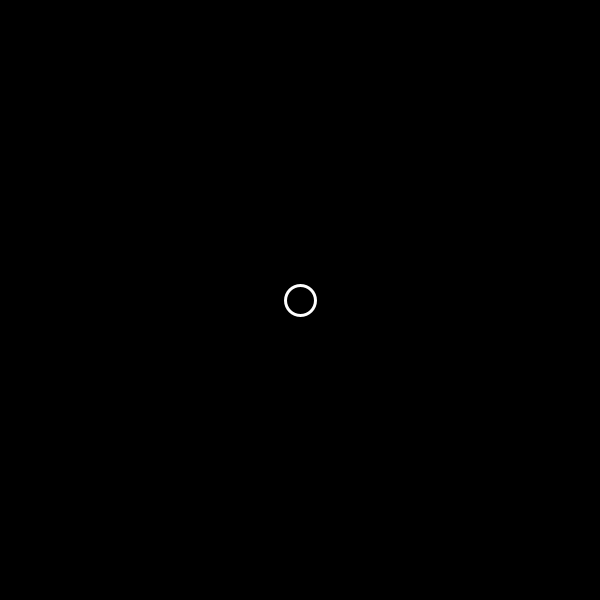
Frame 1 (no input)
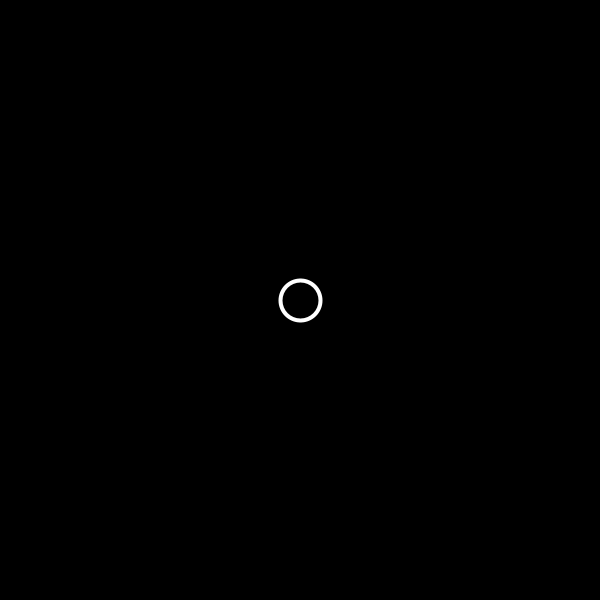
Frame 60 (the mouse pressed at the canvas centre just before this capture)
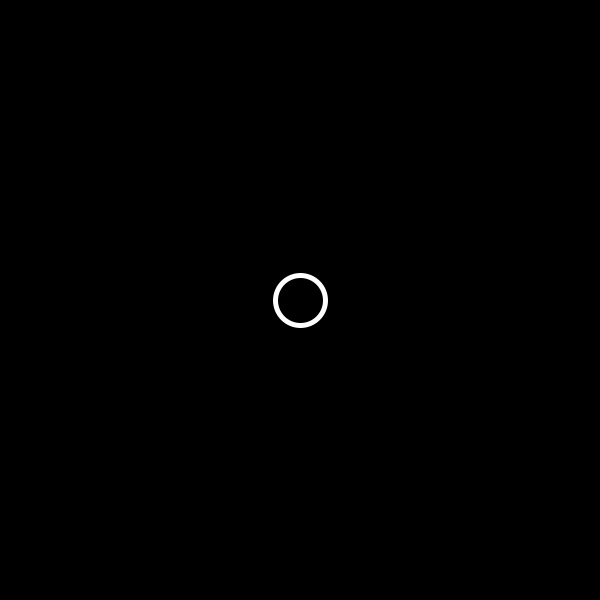
Frame 120 (the mouse held since frame 60 and released just before this capture)

The Processing sketch that drew these frames (run headless with seeded random() and noise(); from frame 60 on, the mouse is pressed at the canvas centre):

// Processing sketch: eye
// ── eye.pde
// 同心円で時刻を表現する時計

void setup() {
    size(600, 600);
}

void draw() {
    background(0, 0, 0);
    
    noFill();
    stroke(50, 50, 50);
    
    // //時針
    // strokeWeight(8);
    // ellipse(300, 300, hour() * 25, hour() * 25);
    
    // //分針
    // strokeWeight(4);
    // ellipse(300, 300, minute() * 10, minute() * 10);
    
    //秒針
    //秒数で太さを変えてみる
    strokeWeight(second());
    stroke(255, 255, 255);
    ellipse(300, 300, second() * 10, second() * 10);
}
